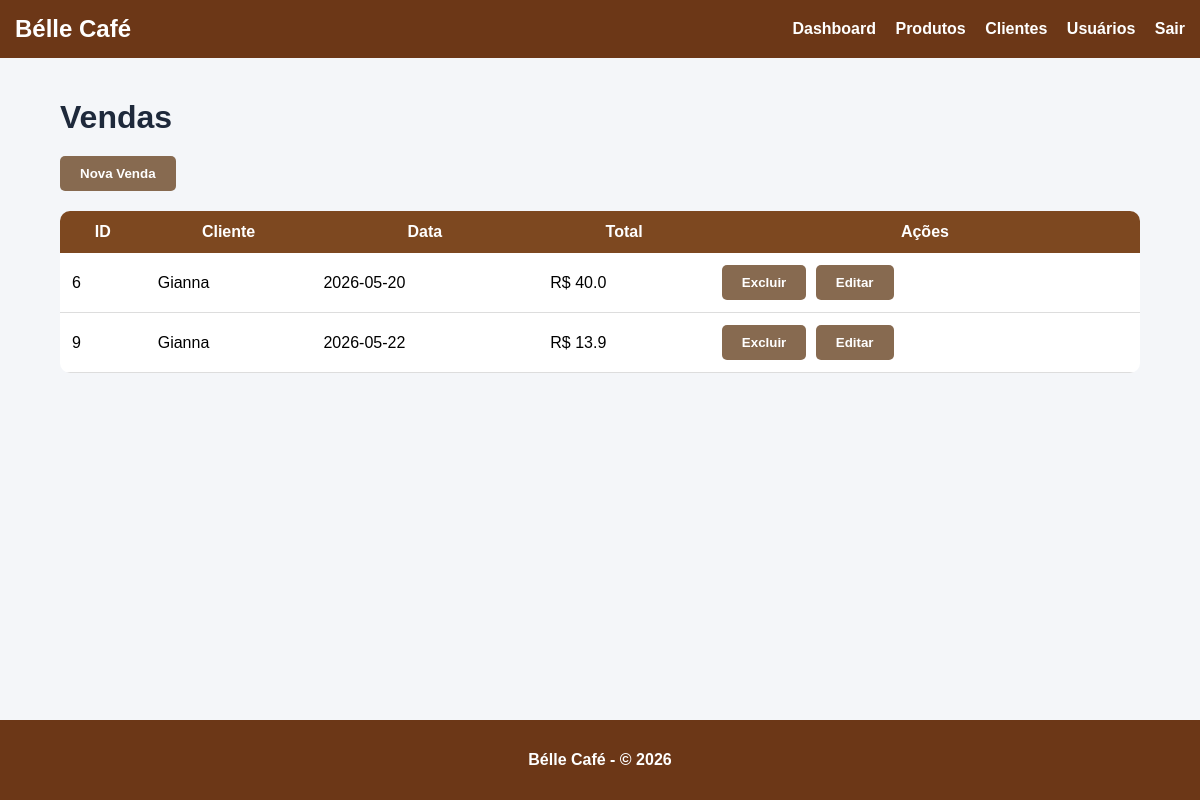
/vendas, run on the app's committed database.
### tables this page shows
CREATE TABLE "vendas" (
	"id"	INTEGER NOT NULL,
	"cliente_id"	INTEGER NOT NULL,
	"data"	TEXT NOT NULL,
	"total"	REAL NOT NULL,
	PRIMARY KEY("id" AUTOINCREMENT),
	FOREIGN KEY("cliente_id") REFERENCES "clientes"("id")
);

CREATE TABLE "clientes" (
	"id"	INTEGER NOT NULL,
	"nome"	TEXT NOT NULL,
	"email"	INTEGER NOT NULL,
	"telefone"	TEXT NOT NULL,
	PRIMARY KEY("id" AUTOINCREMENT)
);

### app.py (the view)
@app.route('/vendas')
def vendas():
    conn = conectar()
    cursor = conn.cursor()
    cursor.execute("""

    SELECT
        vendas.id,
        clientes.nome,
        vendas.data,
        vendas.total

    FROM vendas

    INNER JOIN clientes
    ON vendas.cliente_id = clientes.id

    """)
    dados = cursor.fetchall()
    conn.close()
    return render_template(
        'vendas.html',
        vendas=dados
    )

### app.py (called while the page is built)
def conectar():
    return sqlite3.connect("cafeteria.db")

### templates/vendas.html (shortened to what this page needs)
<!DOCTYPE html>
<html lang="pt-br">
<head>
    <link rel="stylesheet" href="{{ url_for('static', filename='css/style.css') }}">
</head>
<body>
    <nav>
        <h2>Bélle Café</h2>
        <div>
            <a href="/dashboard">Dashboard</a>
            <a href="/produtos">Produtos</a>
            <a href="/clientes">Clientes</a>
            <a href="/usuarios">Usuários</a>
            <a href="/logout">Sair</a>
        </div>
    </nav>
    <div class="container">
        <h1>Vendas</h1>
        <a href="/vendas/nova">
            <button>Nova Venda</button>
        </a>
        <table>
            <tr>
                <th>ID</th>
                <th>Cliente</th>
                <th>Data</th>
                <th>Total</th>
                <th>Ações</th>
            </tr>
            {% for venda in vendas %}
            <tr>
                <td>{{ venda[0] }}</td>
                <td>{{ venda[1] }}</td>
                <td>{{ venda[2] }}</td>
                <td>R$ {{ venda[3] }}</td>
                <td>
                    <a href="/vendas/deletar/{{ venda[0] }}">
                        <button class="btn-excluir">
                            Excluir
                        </button>
                        <a href="/vendas/editar/{{ venda[0] }}">
                            <button class="btn-editar">
                                Editar
                            </button>
                        </a>
                </td>
            </tr>
            {% endfor %}
        </table>
    </div>
    <footer>
        <p>Bélle Café - © 2026</p>
    </footer>
</body>
</html>

### static/css/style.css (style rules this page uses)
body { margin: 0; padding: 0; min-height: 100vh; display: flex; flex-direction: column; font-family:Verdana, sans-serif; background-color: #f4f6f9; }
.container { width: 90%; margin: auto; padding: 20px; flex: 1; }
nav { background-color: #6C3717; padding: 15px; display: flex; justify-content: space-between; align-items: center; }
nav h2 { color: white; margin: 0; }
nav a { color: white; text-decoration: none; margin-left: 15px; font-weight: bold; }
h1, h2 { color: #1e293b; }
button { background-color: #876A50; color: white; border: none; padding: 10px 20px; border-radius: 5px; cursor: pointer; font-weight: bold; }
table { width: 100%; border-collapse: collapse; background: white; margin-top: 20px; border-radius: 10px; overflow: hidden; }
th { background-color: #7D4820; color: white; padding: 12px; }
td { padding: 12px; border-bottom: 1px solid #ddd; }
footer { background-color: #6C3717; color: white; text-align: center; padding: 15px; margin-top: auto; font-weight: bold; }
a { text-decoration: none; }
td button { margin-right: 5px; }
.btn-excluir { background-color: #876A50; }
.btn-editar { background-color: #876A50; }
.container h1 { margin-bottom: 20px; }

### data on the page
vendas: id "6", nome "Gianna", data "2026-05-20", total "40.0"
vendas: id "9", nome "Gianna", data "2026-05-22", total "13.9"
